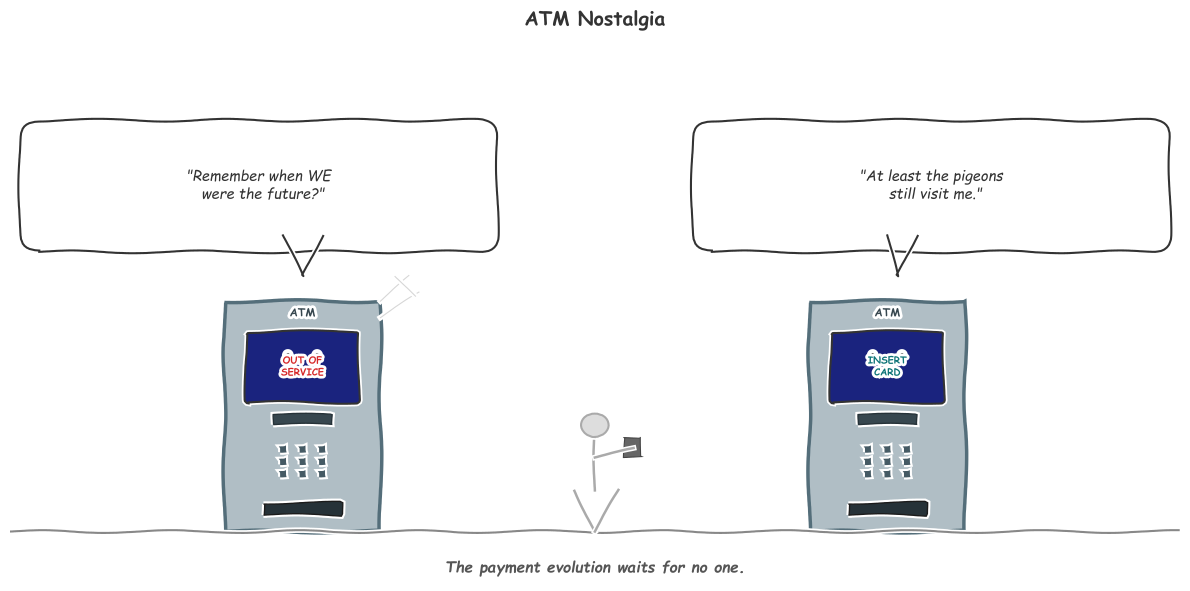

Write Python code to recreate this figure.
"""
Figure 12: Closing Cartoon
XKCD-style cartoon: Two ATMs talking to each other.
One says "Remember when we were the future?"
Caption: "The payment evolution waits for no one."
"""
import sys
import os
sys.path.insert(0, os.path.join(os.path.dirname(__file__), '..', '..', '_shared'))

import matplotlib
matplotlib.use('Agg')
import matplotlib.pyplot as plt
import matplotlib.patches as mpatches
from matplotlib.patches import FancyBboxPatch, Rectangle
import numpy as np

try:
    from chart_styles import V4_COLORS, apply_v4_style, save_chart
except ImportError:
    V4_COLORS = {
        'MLPURPLE': '#9467BD', 'MLBLUE': '#1F77B4', 'MLRED': '#D62728',
        'MLORANGE': '#FF7F0E', 'MLGREEN': '#2CA02C', 'MLGRAY': '#7F7F7F',
        'MLTEAL': '#0D7377', 'MLCYAN': '#14BDEB', 'MLYELLOW': '#BCBD22',
        'MLPINK': '#E377C2', 'MLBROWN': '#8C564B',
    }
    def apply_v4_style(ax, title='', xlabel='', ylabel=''):
        ax.set_title(title, fontsize=14, fontweight='bold', pad=15, color='#333333')
        if xlabel: ax.set_xlabel(xlabel, fontsize=11, color='#555555')
        if ylabel: ax.set_ylabel(ylabel, fontsize=11, color='#555555')
        ax.spines['top'].set_visible(False)
        ax.spines['right'].set_visible(False)
        ax.spines['left'].set_color('#CCCCCC')
        ax.spines['bottom'].set_color('#CCCCCC')
        ax.tick_params(colors='#555555', labelsize=9)
        ax.set_facecolor('white')
        return ax
    def save_chart(fig, filename='cartoon.pdf', dpi=300):
        fig.tight_layout()
        fig.savefig(filename, format='pdf', bbox_inches='tight', dpi=dpi, facecolor='white')
        plt.close(fig)
        print(f'Saved: {filename}')

CHART_METADATA = {
    'title': 'Closing Cartoon: ATM Nostalgia',
    'type': 'cartoon',
    'section': 'Closing',
    'lecture_number': 3,
}

with plt.xkcd():
    fig, ax = plt.subplots(1, 1, figsize=(12, 6))
    ax.set_xlim(0, 12)
    ax.set_ylim(0, 6.5)
    ax.axis('off')
    fig.patch.set_facecolor('white')

    # Ground line
    ax.plot([0, 12], [0.6, 0.6], color='#888888', linewidth=1.5)

    # === ATM 1 (left) ===
    atm1_x, atm1_y = 3.0, 0.6

    # Body
    atm1_body = Rectangle((atm1_x - 0.8, atm1_y), 1.6, 2.8,
                           facecolor='#B0BEC5', edgecolor='#546E7A', linewidth=2.5)
    ax.add_patch(atm1_body)

    # Screen
    atm1_screen = FancyBboxPatch((atm1_x - 0.55, atm1_y + 1.6), 1.1, 0.8,
                                  boxstyle="round,pad=0.03",
                                  facecolor='#1A237E', edgecolor='#333333', linewidth=1.5)
    ax.add_patch(atm1_screen)
    ax.text(atm1_x, atm1_y + 2.0, 'OUT OF\nSERVICE', ha='center', va='center',
            fontsize=7, fontweight='bold', color=V4_COLORS['MLRED'])

    # Card slot
    ax.add_patch(Rectangle((atm1_x - 0.3, atm1_y + 1.3), 0.6, 0.12,
                            facecolor='#37474F', edgecolor='#263238', linewidth=1))

    # Keypad (small dots)
    for row in range(3):
        for col in range(3):
            ax.plot(atm1_x - 0.2 + col * 0.2, atm1_y + 0.7 + row * 0.15,
                    's', color='#455A64', markersize=4)

    # Cash dispenser slot
    ax.add_patch(Rectangle((atm1_x - 0.4, atm1_y + 0.2), 0.8, 0.15,
                            facecolor='#263238', edgecolor='#1B1B1B', linewidth=1))

    # ATM1 label
    ax.text(atm1_x, atm1_y + 2.65, 'ATM', ha='center', va='center',
            fontsize=8, fontweight='bold', color='#37474F')

    # Cobweb on ATM1
    ax.plot([atm1_x + 0.8, atm1_x + 1.1], [atm1_y + 2.8, atm1_y + 3.1],
            color='#BBBBBB', linewidth=0.8, alpha=0.6)
    ax.plot([atm1_x + 0.8, atm1_x + 1.2], [atm1_y + 2.6, atm1_y + 2.9],
            color='#BBBBBB', linewidth=0.8, alpha=0.6)
    ax.plot([atm1_x + 0.95, atm1_x + 1.15], [atm1_y + 3.1, atm1_y + 2.85],
            color='#BBBBBB', linewidth=0.8, alpha=0.6)

    # "Eyes" on ATM1 screen (anthropomorphized)
    ax.plot(atm1_x - 0.15, atm1_y + 2.15, 'o', color='white', markersize=5)
    ax.plot(atm1_x + 0.15, atm1_y + 2.15, 'o', color='white', markersize=5)
    ax.plot(atm1_x - 0.15, atm1_y + 2.15, 'o', color='#333333', markersize=2)
    ax.plot(atm1_x + 0.15, atm1_y + 2.15, 'o', color='#333333', markersize=2)

    # === ATM 2 (right) ===
    atm2_x, atm2_y = 9.0, 0.6

    # Body
    atm2_body = Rectangle((atm2_x - 0.8, atm2_y), 1.6, 2.8,
                           facecolor='#B0BEC5', edgecolor='#546E7A', linewidth=2.5)
    ax.add_patch(atm2_body)

    # Screen
    atm2_screen = FancyBboxPatch((atm2_x - 0.55, atm2_y + 1.6), 1.1, 0.8,
                                  boxstyle="round,pad=0.03",
                                  facecolor='#1A237E', edgecolor='#333333', linewidth=1.5)
    ax.add_patch(atm2_screen)
    ax.text(atm2_x, atm2_y + 2.0, 'INSERT\nCARD', ha='center', va='center',
            fontsize=7, fontweight='bold', color=V4_COLORS['MLTEAL'])

    # Card slot
    ax.add_patch(Rectangle((atm2_x - 0.3, atm2_y + 1.3), 0.6, 0.12,
                            facecolor='#37474F', edgecolor='#263238', linewidth=1))

    # Keypad
    for row in range(3):
        for col in range(3):
            ax.plot(atm2_x - 0.2 + col * 0.2, atm2_y + 0.7 + row * 0.15,
                    's', color='#455A64', markersize=4)

    # Cash dispenser slot
    ax.add_patch(Rectangle((atm2_x - 0.4, atm2_y + 0.2), 0.8, 0.15,
                            facecolor='#263238', edgecolor='#1B1B1B', linewidth=1))

    # ATM2 label
    ax.text(atm2_x, atm2_y + 2.65, 'ATM', ha='center', va='center',
            fontsize=8, fontweight='bold', color='#37474F')

    # "Eyes" on ATM2 screen
    ax.plot(atm2_x - 0.15, atm2_y + 2.15, 'o', color='white', markersize=5)
    ax.plot(atm2_x + 0.15, atm2_y + 2.15, 'o', color='white', markersize=5)
    ax.plot(atm2_x - 0.15, atm2_y + 2.15, 'o', color='#333333', markersize=2)
    ax.plot(atm2_x + 0.15, atm2_y + 2.15, 'o', color='#333333', markersize=2)

    # Sad mouth on ATM2
    sad = mpatches.Arc((atm2_x, atm2_y + 1.85), 0.25, 0.15, angle=0,
                        theta1=20, theta2=160, color='white', linewidth=1.5)
    ax.add_patch(sad)

    # === Speech bubbles ===
    # ATM1 speech bubble
    bubble1 = FancyBboxPatch((0.3, 4.2), 4.5, 1.2,
                              boxstyle="round,pad=0.2",
                              facecolor='white', edgecolor='#333333', linewidth=1.5)
    ax.add_patch(bubble1)
    ax.text(2.55, 4.8, '"Remember when WE\n  were the future?"',
            ha='center', va='center', fontsize=10.5, fontstyle='italic',
            color='#333333')
    # Bubble tail
    ax.plot([2.8, 3.0, 3.2], [4.2, 3.7, 4.2], color='#333333', linewidth=1.5)

    # ATM2 speech bubble
    bubble2 = FancyBboxPatch((7.2, 4.2), 4.5, 1.2,
                              boxstyle="round,pad=0.2",
                              facecolor='white', edgecolor='#333333', linewidth=1.5)
    ax.add_patch(bubble2)
    ax.text(9.45, 4.8, '"At least the pigeons\n  still visit me."',
            ha='center', va='center', fontsize=10.5, fontstyle='italic',
            color='#333333')
    # Bubble tail
    ax.plot([9.0, 9.1, 9.3], [4.2, 3.7, 4.2], color='#333333', linewidth=1.5)

    # Person walking past in background, looking at phone
    px, py = 6.0, 0.6
    # Legs (walking)
    ax.plot([px, px - 0.2], [py, py + 0.5], color='#AAAAAA', linewidth=1.8)
    ax.plot([px, px + 0.25], [py, py + 0.5], color='#AAAAAA', linewidth=1.8)
    # Torso
    ax.plot([px, px], [py + 0.5, py + 1.1], color='#AAAAAA', linewidth=1.8)
    # Arms
    ax.plot([px, px + 0.4], [py + 0.9, py + 1.0], color='#AAAAAA', linewidth=1.8)
    # Head
    ax.add_patch(plt.Circle((px, py + 1.3), 0.15,
                             facecolor='#DDDDDD', edgecolor='#AAAAAA', linewidth=1.5))
    # Tiny phone
    ax.add_patch(Rectangle((px + 0.3, py + 0.9), 0.18, 0.25,
                            facecolor='#666666', edgecolor='#444444', linewidth=0.8))

    # Caption at bottom
    ax.text(6.0, 0.15, 'The payment evolution waits for no one.',
            ha='center', va='center', fontsize=11, fontstyle='italic',
            color='#555555', fontweight='bold')

    ax.set_title('ATM Nostalgia',
                 fontsize=14, fontweight='bold', pad=15, color='#333333')

output_path = os.path.join(os.path.dirname(__file__), 'cartoon.pdf')
save_chart(fig, output_path)
